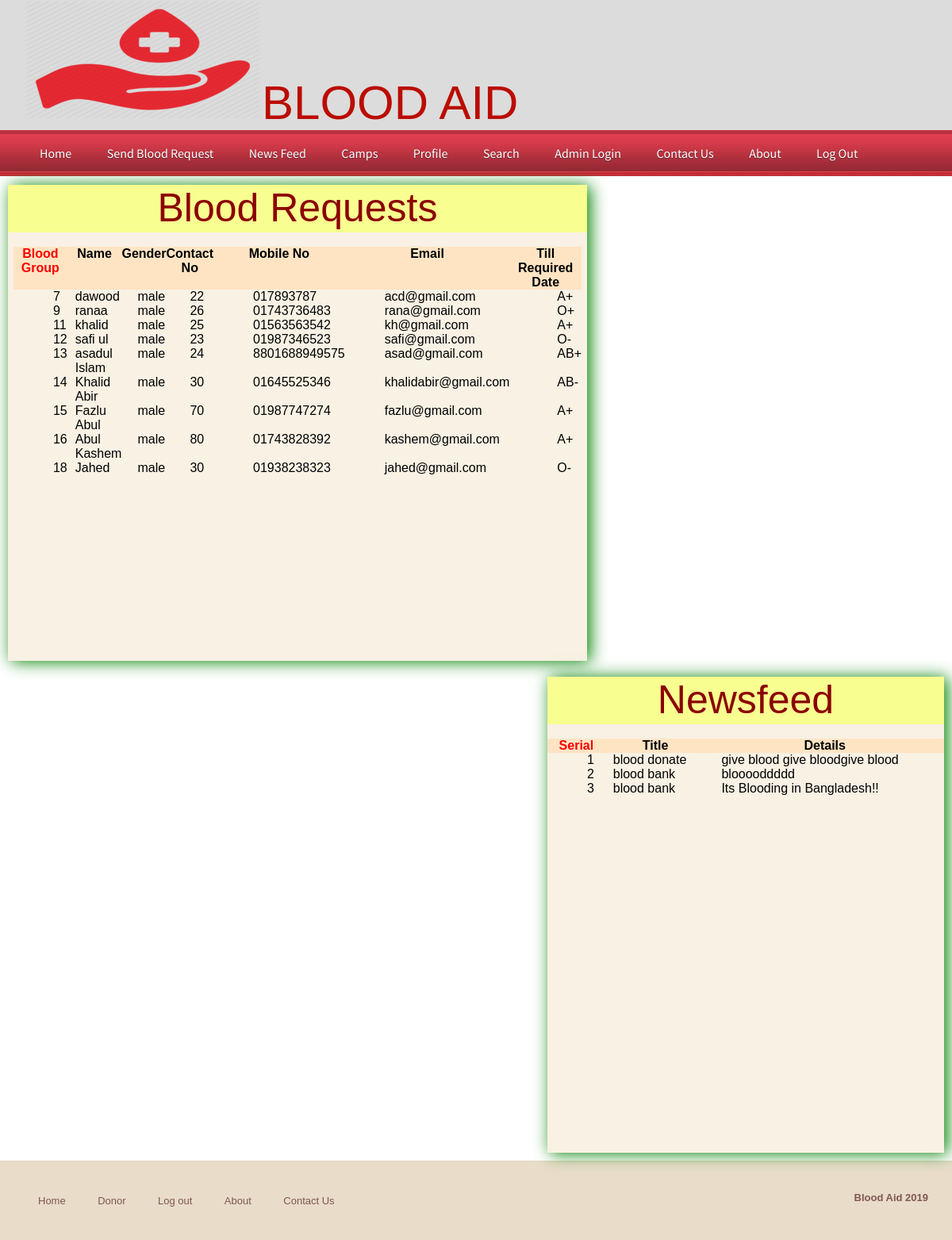
Page /newsreq.php on the committed database.
### tables this page shows
CREATE TABLE IF NOT EXISTS `requestes` (
  `req_id` int(100) NOT NULL,
  `name` varchar(100) NOT NULL,
  `gender` varchar(100) NOT NULL,
  `age` varchar(100) NOT NULL,
  `mobile` varchar(100) NOT NULL,
  `email` varchar(100) NOT NULL,
  `bg_name` varchar(100) NOT NULL,
  `reqdate` date NOT NULL,
  `detail` varchar(500) NOT NULL,
  `quan` int(30) NOT NULL,
  `Address` varchar(50) NOT NULL,
  `poster` varchar(100) NOT NULL,
  `flag` int(5) NOT NULL,
  `r_email` varchar(100) NOT NULL,
  `r_email1` varchar(50) NOT NULL
);

CREATE TABLE IF NOT EXISTS `news` (
  `news_id` int(100) NOT NULL,
  `title` varchar(100) NOT NULL,
  `detail` varchar(900) NOT NULL
);

### newsreq.php (the view, shortened to what this page needs)
<!DOCTYPE html PUBLIC "-//W3C//DTD XHTML 1.0 Transitional//EN" "http://www.w3.org/TR/xhtml1/DTD/xhtml1-transitional.dtd">
<html xmlns="http://www.w3.org/1999/xhtml">
<head>
<link href="css/lightbox.css" rel="stylesheet" />
    <link href="StyleSheet.css" rel="stylesheet" type="text/css" />
<link href="css/style.css" rel="stylesheet" type="text/css" media="all" />
<link href="css/flexslider.css" rel="stylesheet" type="text/css" media="all" />
</head>
<body>
<?php include('admin/function.php'); ?>
 <div style= "background-color : gainsboro;">
<div class="wrap">
<div class="header">
		<div class="logo">
			<h1 style="font-size:60px; color: #bb0c00; align:center;"><img src="pic/logo.png" alt="">BLOOD AID</h1>
		</div>
	</div>
</div>
</div>
<div class="nav_bg">
<div class="wrap">
		<?php require('header.php');?>
	</div>
<div class="scrollable" style="height:600px; width:730px; margin:auto; margin-top:10px; margin-bottom:10px;margin-left:10px; background-color:#f8f1e4; border:0px solid red; box-shadow:4px 1px 20px green; float:left ">
    <div style="height:10%; width:100%; background-color:#f8ff90; ">
        <h1 align="center" style="font-size:50px; color: darkred;">Blood Requests</h1>
        </div>
				<form method="post" enctype="multipart/form-data">
			<table cellpadding="0" cellspacing="0" width="500px" height="100%" style="margin:auto" >
                <tr><td>&nbsp;</td><td>&nbsp;</td></tr>
 <tr style="background-color:bisque" align="center" class="bold">
             <td class="bold" style="color:red"  >Blood Group</td><td align="center">Name</td><td align="center">Gender</td><td align="center">Contact No</td><td align="center">Mobile No</td><td align="center">Email</td>
            <td align="center">Till Required Date</td>
        </tr>
<?php
$cn=mysqli_connect("localhost","root","","bloodbank");
$s="select * from requestes";
	$result=mysqli_query($cn,$s);
	while($data=mysqli_fetch_array($result))
	{
				echo"<tr><td  style=' padding-left:50px'>$data[0]</td><td  style=' padding-left:10px'>$data[1]</td><td  style=' padding-left:20px'>$data[2]</td><td  style=' padding-left:30px'>$data[3]</td><td  style=' padding-left:50px'>$data[4]</td><td  style=' padding-left:50px'>$data[5]</td><td  style=' padding-left:60px'>$data[6]</td></tr>";
			}
			?>
			<tr><td>&nbsp;</td></tr>
			</table>
			</form>
        </div>
    <div class="scrollable" style="height:600px; width:500px; margin:auto; margin-top:10px; margin-bottom:10px;margin-right:10px; background-color:#f8f1e4; border:0px solid red; box-shadow:4px 1px 20px green; float:right ">
        <div style="height:10%; width:100%; background-color:#f8ff90; ">
        <h1 align="center" style="font-size:50px; color: darkred;">Newsfeed</h1>
        </div>
				<form method="post" enctype="multipart/form-data">
			<table cellpadding="0" cellspacing="0" width="500px" height="100%" style="margin:auto" >
			<tr><td colspan="2" align="center"></td></tr><br>
                <tr style="background-color:bisque" align="center" class="bold">
             <td class="bold" style="color:red"  >Serial</td><td align="center">Title</td><td align="center">Details</td>
        </tr>
			<?php
$cn=mysqli_connect("localhost","root","","bloodbank");
$s="select * from news";
	$result=mysqli_query($cn,$s);
	while($data=mysqli_fetch_array($result))
	{
				echo"<tr><td  style=' padding-left:50px'>$data[0]</td><td  style=' padding-left:10px'>$data[1]</td><td  style=' padding-left:20px'>$data[2]</td></tr>";
			}
			?>
			<tr><td>&nbsp;</td></tr>
			</table>
			</form>
        </div>
	<div class="ftr-bg">
	<div class="wrap">
	<div class="footer">
		<div class="f_nav">
			<ul>
				<li><a href="home(afer).php">Home</a></li>
				<li><a href="donar.php">Donor</a></li>
				<li><a href="index.php">Log out</a></li>
				<li><a href="aboutus.php">About</a></li>
				<li><a href="contact.php">Contact Us</a></li>
				</ul>
		</div>
			<div class="copy">
				<p class="title">Blood Aid 2019</p>
			</div>
	</div>
	</div>
	</div>
</body>
</html>

### css/lightbox.css (style rules this page uses)
body:after { content: url(../img/close.png) url(../img/loading.gif) url(../img/prev.png) url(../img/next.png); display: none; }

### StyleSheet.css (style rules this page uses)
.title { font-weight:bold; color:#805752; font-size: 16px; text-align: left; padding-left: 20px; }
.bold { font-weight:bold; }

### css/style.css (style rules this page uses)
html,body,div,span,applet,object,iframe,h1,h2,h3,h4,h5,h6,p,blockquote,pre,a,abbr,acronym,address,big,cite,code,del,dfn,em,img,ins,kbd,q,s,samp,small,strike,strong,sub,sup,tt,var,b,u,i,dl,dt,dd,ol,nav ul,nav li,fieldset,form,label,legend,table,caption,tbody,tfoot,thead,tr,th,td,article,aside,canvas,details,embed,figure,figcaption,footer,header,hgroup,menu,nav,output,ruby,section,summary,time,mark,audio,video { margin:0;padding:0;border:0;font-size:100%;font:inherit;vertical-align:baseline; }
ol,ul { list-style:none;margin:0;padding:0; }
table { border-collapse:collapse;border-spacing:0; }
a { text-decoration:none; }
img { max-width:100%; }
body { font-family: Arial, Geneva,Helvetica, sans-serif; font-size: 100%; }
.wrap { margin:0 auto; width:80%; }
.nav_bg { background: url('../images/nav_bg.png') center 0 repeat-x #CF797E; height:58px; }
.ftr-bg { background: #E9DCC9; border-top: 1px solid rgba(214, 195, 167, 0.34); }
.footer { padding:3% 0; }
.f_nav { float:left; }
.f_nav li { display: inline-block; }
.f_nav li a { border-radius: 5px; -webkit-border-radius: 5px; -moz-border-radius: 5px; -o-border-radius: 5px; display:block; padding: 8px 18px; color: #805752; font-size: 0.8125em; }
.copy { float: right; }
.copy p { color: #805752; font-size: 0.8125em; line-height: 1.8em; }
@media only screen and (max-width: 1280px) { .wrap { width:95%; } }

### newsreq.php (style rules this page uses)
.scrollable { height: 100%; overflow-y: scroll; }

### rows in the picture
requestes: req_id "7", name "dawood", gender "male", age "22", mobile "017893787", email "acd@gmail.com", bg_name "A+"
requestes: req_id "9", name "ranaa", gender "male", age "26", mobile "01743736483", email "rana@gmail.com", bg_name "O+"
requestes: req_id "11", name "khalid", gender "male", age "25", mobile "01563563542", email "kh@gmail.com", bg_name "A+"
requestes: req_id "12", name "safi ul", gender "male", age "23", mobile "01987346523", email "safi@gmail.com", bg_name "O-"
requestes: req_id "13", name "asadul Islam", gender "male", age "24", mobile "8801688949575", email "asad@gmail.com", bg_name "AB+"
requestes: req_id "14", name "Khalid Abir", gender "male", age "30", mobile "01645525346", email "khalidabir@gmail.com", bg_name "AB-"
requestes: req_id "15", name "Fazlu Abul", gender "male", age "70", mobile "01987747274", email "fazlu@gmail.com", bg_name "A+"
requestes: req_id "16", name "Abul Kashem", gender "male", age "80", mobile "01743828392", email "kashem@gmail.com", bg_name "A+"
requestes: req_id "18", name "Jahed", gender "male", age "30", mobile "01938238323", email "jahed@gmail.com", bg_name "O-"
news: news_id "1", title "blood donate", detail "give blood give bloodgive blood"
news: news_id "2", title "blood bank", detail "blooooddddd"
news: news_id "3", title "blood bank", detail "Its Blooding in Bangladesh!!"
